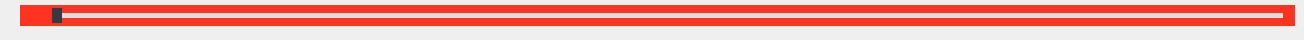
     <widget class="QWidget" name="tab_dicom_zoom">
      <attribute name="title">
       <string>頁面</string>
      </attribute>
      <widget class="QSlider" name="horizontalSlider_dicom_zoom_raw">
       <property name="geometry">
        <rect>
         <x>52</x>
         <y>4</y>
         <width>1231</width>
         <height>22</height>
        </rect>
       </property>
       <property name="styleSheet">
        <string notr="true">/*橫向滑軌，設定無邊框、背景色、高度和圓角*/
QSlider::groove:horizontal {
    border: none;
    background: #ddd;
    height: 5px;
    border-radius: 5px;
}

/*橫向滑塊，設定背景色、無邊框、高度、寬度、位移和圓角*/
QSlider::handle:horizontal {
    background: #343a40;
    border: none;
    height: 20px;
    width: 10px;
    margin: -5px 0;
    border-radius: 0px;
}

/*橫向滑塊滑鼠懸停時，設定背景色*/
QSlider::handle:horizontal:hover {
    background: #370617;
}

/*橫向滑軌前景，設定背景色和圓角*/
QSlider::add-page:horizontal {
    background: #00000;
    border: none;
    height: 10px;
    border-radius: 5px;
}

/*橫向滑軌前景，設定背景色和圓角*/
QSlider::sub-page:horizontal {
    background: #fec5bb;
    border: none;
    height: 10px;
    border-radius: 5px;
}</string>
       </property>
       <property name="orientation">
        <enum>Qt::Horizontal</enum>
       </property>
      </widget>
      <widget class="QLabel" name="label_slider_zoom">
       <property name="geometry">
        <rect>
         <x>20</x>
         <y>5</y>
         <width>1275</width>
         <height>21</height>
        </rect>
       </property>
       <property name="styleSheet">
        <string notr="true">color: white;
background-color: #ff3320; 
</string>
       </property>
       <property name="text">
        <string/>
       </property>
      </widget>
      <widget class="QPushButton" name="pushButton_zoom_in">
       <property name="geometry">
        <rect>
         <x>15</x>
         <y>0</y>
         <width>41</width>
         <height>31</height>
        </rect>
       </property>
       <property name="styleSheet">
        <string notr="true">background-color: transparent;
border: none;
outline: none;</string>
       </property>
       <property name="text">
        <string/>
       </property>
       <property name="icon">
        <iconset>
         <normaloff>icon/zoomin.png</normaloff>icon/zoomin.png</iconset>
       </property>
      </widget>
      <widget class="QSlider" name="horizontalSlider_dicom_zoom_coronal">
       <property name="geometry">
        <rect>
         <x>52</x>
         <y>4</y>
         <width>1231</width>
         <height>22</height>
        </rect>
       </property>
       <property name="styleSheet">
        <string notr="true">/*橫向滑軌，設定無邊框、背景色、高度和圓角*/
QSlider::groove:horizontal {
    border: none;
    background: #ddd;
    height: 5px;
    border-radius: 5px;
}

/*橫向滑塊，設定背景色、無邊框、高度、寬度、位移和圓角*/
QSlider::handle:horizontal {
    background: #343a40;
    border: none;
    height: 20px;
    width: 10px;
    margin: -5px 0;
    border-radius: 0px;
}

/*橫向滑塊滑鼠懸停時，設定背景色*/
QSlider::handle:horizontal:hover {
    background: #081c15;
}

/*橫向滑軌前景，設定背景色和圓角*/
QSlider::add-page:horizontal {
    background: #00000;
    border: none;
    height: 10px;
    border-radius: 5px;
}

/*橫向滑軌前景，設定背景色和圓角*/
QSlider::sub-page:horizontal {
    background: #95d5b2;
    border: none;
    height: 10px;
    border-radius: 5px;
}</string>
       </property>
       <property name="orientation">
        <enum>Qt::Horizontal</enum>
       </property>
      </widget>
      <widget class="QSlider" name="horizontalSlider_dicom_zoom_sagitta">
       <property name="geometry">
        <rect>
         <x>52</x>
         <y>4</y>
         <width>1231</width>
         <height>22</height>
        </rect>
       </property>
       <property name="styleSheet">
        <string notr="true">/*橫向滑軌，設定無邊框、背景色、高度和圓角*/
QSlider::groove:horizontal {
    border: none;
    background: #ddd;
    height: 5px;
    border-radius: 5px;
}

/*橫向滑塊，設定背景色、無邊框、高度、寬度、位移和圓角*/
QSlider::handle:horizontal {
    background: #343a40;
    border: none;
    height: 20px;
    width: 10px;
    margin: -5px 0;
    border-radius: 0px;
}

/*橫向滑塊滑鼠懸停時，設定背景色*/
QSlider::handle:horizontal:hover {
    background: #f3722c;
}

/*橫向滑軌前景，設定背景色和圓角*/
QSlider::add-page:horizontal {
    background: #00000;
    border: none;
    height: 10px;
    border-radius: 5px;
}

/*橫向滑軌前景，設定背景色和圓角*/
QSlider::sub-page:horizontal {
    background: #ffee9d;
    border: none;
    height: 10px;
    border-radius: 5px;
}</string>
       </property>
       <property name="orientation">
        <enum>Qt::Horizontal</enum>
       </property>
      </widget>
      <zorder>label_slider_zoom</zorder>
      <zorder>horizontalSlider_dicom_zoom_raw</zorder>
      <zorder>pushButton_zoom_in</zorder>
      <zorder>horizontalSlider_dicom_zoom_coronal</zorder>
      <zorder>horizontalSlider_dicom_zoom_sagitta</zorder>
     </widget>
